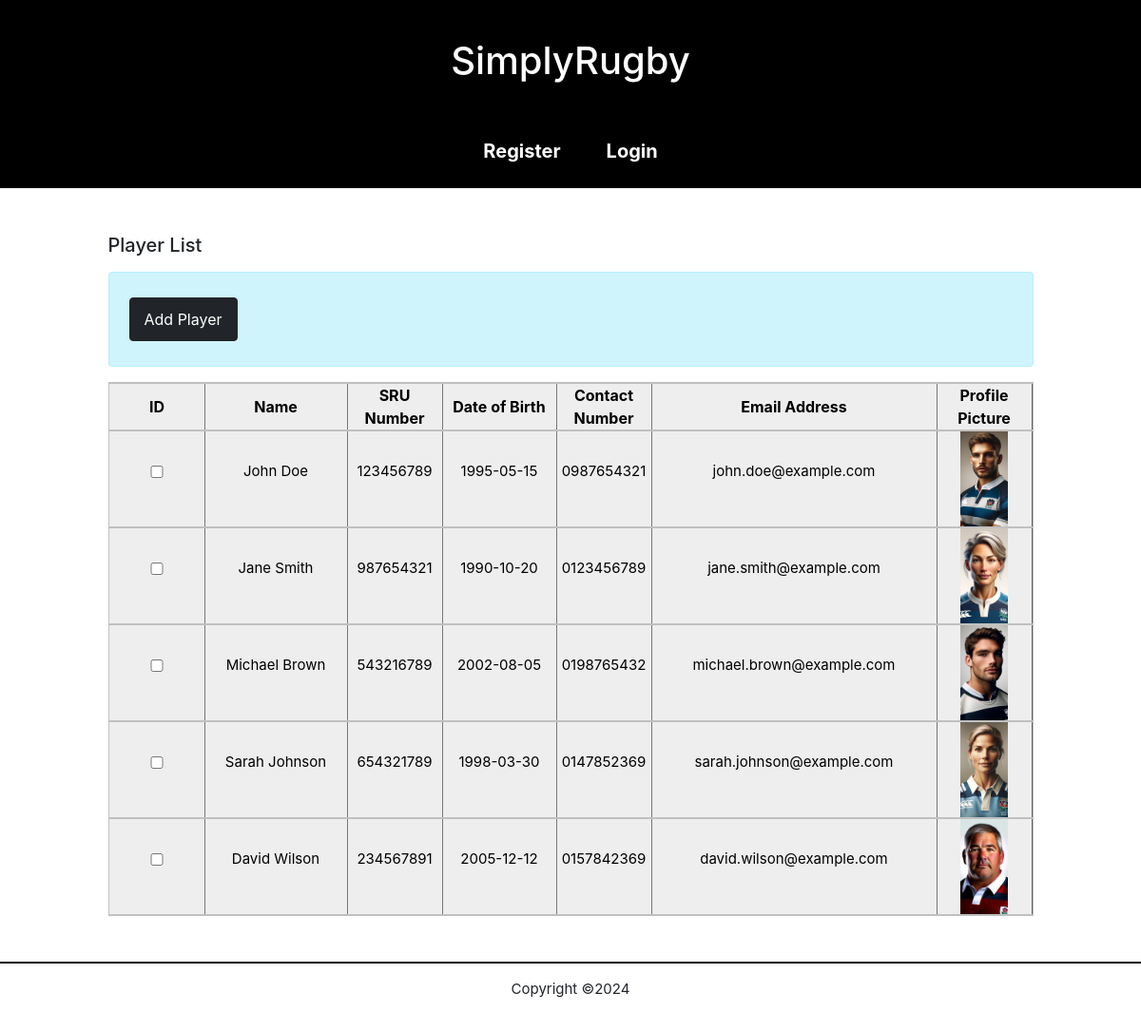
The app's page /player-list.php with its own data.
### tables this page shows
CREATE TABLE players (
player_id INT PRIMARY KEY AUTO_INCREMENT NOT NULL,
address_id INT NOT NULL,
user_id INT,
doctor_id int NOT NULL,
first_name  varchar(32) NOT NULL,
last_name  varchar(32) NOT NULL,
dob DATE,
sru_no  INT NOT NULL,
contact_no  varchar(40) NOT NULL,
mobile_no  varchar(40),
email_address varchar(45),
next_of_kin varchar(32),
kin_contact_no  varchar(40) NOT NULL,
health_issues TEXT,
filename VARCHAR(64),
FOREIGN KEY (address_id) REFERENCES addresses (address_id),
FOREIGN KEY (user_id) REFERENCES users (user_id),
FOREIGN KEY (doctor_id) REFERENCES doctors (doctor_id)

);

### classes/player.php (called while the page is built, shortened)
<?php
require_once("classes/utils.php");
class player
{
  public static function getallPlayers()
  {
    $conn = Connection::connect();
    $stmt = $conn->prepare(SQL::$getallPlayers);
    $stmt->execute();
    $players = $stmt->fetchAll();
    return $players;
  }
}

### classes/utils.php (called while the page is built, shortened)
<?php
class Utils {
  public static function escape($input) {
    return trim(htmlspecialchars($input));
  }
}

### components/player-card.php (the view)
<a class="player-card" href="player.php?id=<?php echo $player_id; ?>">
  <div class="id-container card-container">
    <td><input type="checkbox" name="check_list[]" class="cb" onchange="cbChange(this)" value="<?php echo $player_id; ?>"></td>
  </div>
  <div class="fullN-container card-container">
      <p><?php echo $firstName . ' ' . $lastName ?></p>
  </div>
  <div class="sru-container card-container">
      <p class="player-price"><?php echo $sruNumber; ?></p>
  </div>
  <div class="dob-container card-container">
      <p class="player-price"><?php echo $dob; ?></p>
  </div>
  <div class="contactNo-container card-container">
      <p class="player-price"><?php echo $contactNumber; ?></p>
  </div>
  <div class="email-container card-container">
      <p class="player-price"><?php echo $emailAddress; ?></p>
  </div>
  <div class="pfp-container card-container">
    <img src="images/<?php echo $filename; ?>" alt="Cover for <?php echo $title; ?>" class="player-image">
 </div>
</a>

### classes/components.php (shortened to what this page needs)
<?php
class Components {
  public static function pageHeader($pageTitle, $stylesheets, $scripts) {
    require("components/header.php");
  }
  public static function pageFooter() {
    require("components/footer.php");
  }
  public static function allPlayers($players)
  {
    if (!empty($players)) {
      foreach ($players as $player) {
        $player_id = Utils::escape($player["player_id"]);
        $firstName = Utils::escape($player["first_name"]);
        $lastName = Utils::escape($player["last_name"]);
        $dob = Utils::escape($player["dob"]);
        $sruNumber = Utils::escape($player["sru_no"]);
        $contactNumber = Utils::escape($player["contact_no"]);
        $emailAddress = Utils::escape($player["email_address"]);
        $filename = Utils::escape($player["filename"]);
        require("components/player-card.php");
      }
    } else {
      require("components/no-players-found.php");
    }
  }
}

### css/style.css (style rules this page uses)
* { box-sizing: border-box; }
body { margin: 0; overflow-x: hidden; }
body, button, input, textarea, select { font-family: "Arial", "Helvetica", sans-serif; font-size: 16px; }
a { text-decoration: none; color: #000; }
.player-card, .address-card { color: black; flex: 1; max-width: 300px; text-align: center; text-decoration: none; }
.player-card, .address-card:hover { background-color: #eee; }
.player-image { width: 100%; object-fit: cover; }
input:not(input.button) { margin-bottom: 16px; padding: 8px; width: 100%; }
@media screen and (min-width:320px) { p, .skills-card div { font-size: 15px; } }
@media screen and (min-width:320px) { .player-card, .address-card { display: flex; max-width: 90%; flex-direction: row; justify-content: space-between; align-items: stretch; border:1px black solid; } }
@media screen and (min-width:320px) { .card-container { width: 500px; display: flex; align-items: center; flex-direction: column; justify-content: center; box-shadow: .5px 0 0 #000; } }
@media screen and (min-width:320px) { .id-container { width: 25px; } }
@media screen and (min-width:320px) { .fullN-container { width: 70px; } }
@media screen and (min-width:320px) { .pfp-container { width: 100px; } }
@media screen and (min-width:320px) { .pfp-container img { width: 50px; } }
@media screen and (min-width:320px) { .sru-container { display: none; } }
@media screen and (min-width:320px) { .dob-container { width: 100px; } }
@media screen and (min-width:320px) { .contactNo-container { display: none; } }
@media screen and (min-width:320px) { .email-container { display: none; } }
@media screen and (min-width:320px) { p, body, td, input, select, button { font-family: -apple-system,system-ui,BlinkMacSystemFont,'Segoe UI',Roboto,'Helvetica Neue',Arial,sans-serif; } }
@media screen and (min-width:650px) { .email-container { display: flex; width: 200px; } }
@media screen and (min-width:650px) { .sru-container { display: none; } }
@media screen and (min-width:740px) { .sru-container, .address-line2-container { display: flex; align-items: center; width: 100px; } }
@media screen and (min-width: 950px) { .player-card, .address-card { margin:0 auto; max-width: 1950px; display: flex; flex-direction: row; justify-content: space-between; align-items: stretch; border:1px #c0c0c0 solid; } }
@media screen and (min-width: 950px) { .card-container { width: 500px; display: flex; align-items: center; justify-content: center; box-shadow: .5px 0 0 #000; } }
@media screen and (min-width: 950px) { .id-container { width: 100px; padding:0 25px; } }
@media screen and (min-width: 950px) { .fullN-container { width: 150px; } }
@media screen and (min-width: 950px) { .pfp-container { width: 100px; } }
@media screen and (min-width: 950px) { .sru-container { width: 100px; padding:0 15px; } }
@media screen and (min-width: 950px) { .dob-container { width: 120px; } }
@media screen and (min-width: 950px) { .contactNo-container { width: 100px; padding:0 15px; } }
@media screen and (min-width: 950px) { .email-container { width: 300px; padding:0 25px; } }
@media screen and (min-width: 950px) { .pfp-container { width: 100px; padding:0 15px; } }
@media screen and (min-width: 950px) { .player-image { height: 100px; width: 50px; } }

### records on screen
players: first_name "John", last_name "Doe", sru_no "123456789", dob "1995-05-15", contact_no "0987654321", email_address "john.doe@example.com", filename (picture)
players: first_name "Jane", last_name "Smith", sru_no "987654321", dob "1990-10-20", contact_no "0123456789", email_address "jane.smith@example.com", filename (picture)
players: first_name "Michael", last_name "Brown", sru_no "543216789", dob "2002-08-05", contact_no "0198765432", email_address "michael.brown@example.com", filename (picture)
players: first_name "Sarah", last_name "Johnson", sru_no "654321789", dob "1998-03-30", contact_no "0147852369", email_address "sarah.johnson@example.com", filename (picture)
players: first_name "David", last_name "Wilson", sru_no "234567891", dob "2005-12-12", contact_no "0157842369", email_address "david.wilson@example.com", filename (picture)
